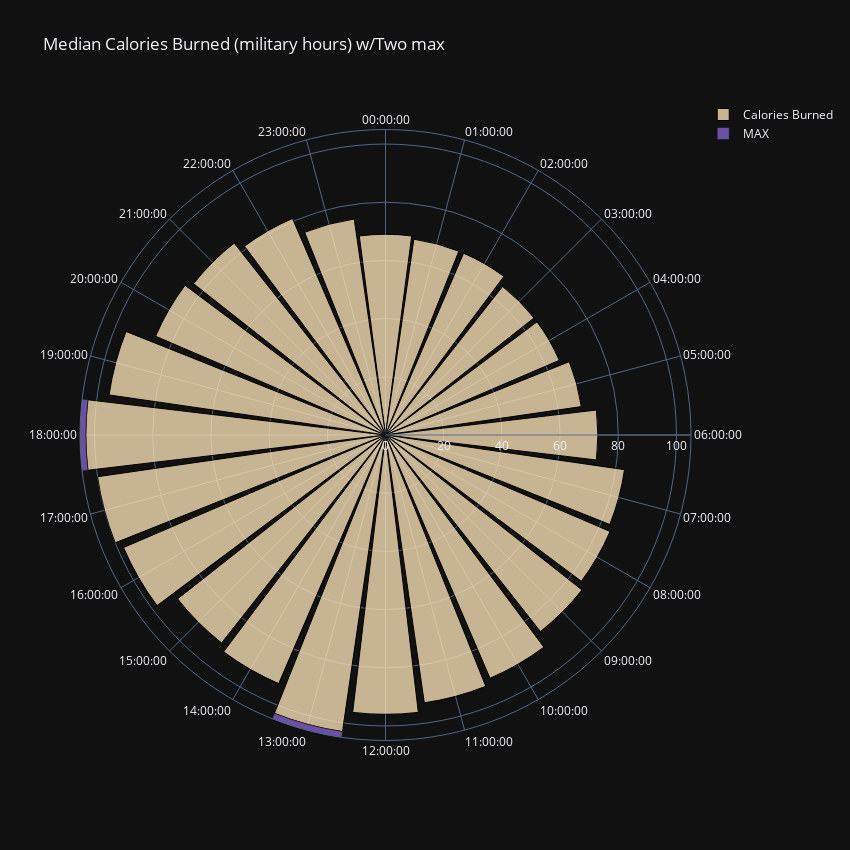

Notebook code cell kept with this figure:
### Code cell
import plotly.graph_objects as go

fig = go.Figure(go.Barpolar(
    r = d_m3.Calories,
    theta = d_m3.ActivityHour,
    width=[1],
    marker_color= 'wheat',
    marker_line_color="black",
    marker_line_width=1,
    opacity=0.8,
    hoverinfo='''r,theta''',
    name='Calories Burned',
))

fig.add_trace(go.Barpolar(
    r= d_m3[d_m3['Calories'] == d_m3['Calories'].max()]['Calories'],
    name='MAX', 
    theta = d_m3[d_m3['Calories'] == d_m3['Calories'].max()]['ActivityHour'],
    marker_color='rgb(106,81,163)',
))

fig.update_layout(
    #Change Template to remove dark mode
    template='plotly_dark',
    polar = 
    dict(
        radialaxis = dict(range=[0, max(d_m3['Calories'] + 2)], showticklabels=True, ticks=''),
        angularaxis = dict(showticklabels=True, ticks='',  rotation=90, direction="clockwise"),
    ),
    autosize=False,
    width=850,
    height=850,
    title = 'Median Calories Burned (military hours) w/Two max'
)


fig.show()

### Figure 1 — Plotly figure (JSON) as saved in the notebook; plotly's stock layout.template omitted (floating-point values rounded to 4 significant figures)
{"data": [{"hoverinfo": "r+theta", "marker": {"color": "wheat", "line": {"color": "black", "width": 1}}, "name": "Calories Burned", "opacity": 0.8, "r": [69, 68, 68, 65, 65, 68, 73, 83, 84, 86, 91, 93, 96, 103, 93, 91, 98, 100, 103, 96, 86, 84, 81, 75], "theta": ["00:00:00", "01:00:00", "02:00:00", "03:00:00", "04:00:00", "05:00:00", "06:00:00", "07:00:00", "08:00:00", "09:00:00", "10:00:00", "11:00:00", "12:00:00", "13:00:00", "14:00:00", "15:00:00", "16:00:00", "17:00:00", "18:00:00", "19:00:00", "20:00:00", "21:00:00", "22:00:00", "23:00:00"], "type": "barpolar", "width": [1]}, {"marker": {"color": "rgb(106,81,163)"}, "name": "MAX", "r": [103, 103], "theta": ["13:00:00", "18:00:00"], "type": "barpolar"}], "layout": {"autosize": false, "height": 850, "polar": {"angularaxis": {"direction": "clockwise", "rotation": 90, "showticklabels": true, "ticks": ""}, "radialaxis": {"range": [0, 105], "showticklabels": true, "ticks": ""}}, "title": {"text": "Median Calories Burned (military hours) w/Two max"}, "width": 850}}
